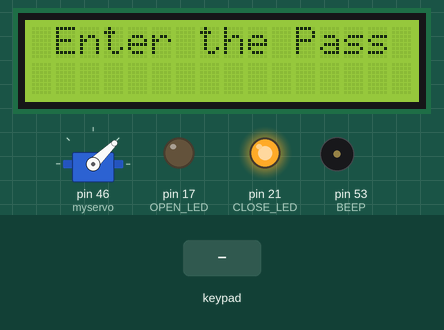
Recording of a sketch running on a simulated Arduino Mega 2560, built with avr-gcc and run on an emulated ATmega2560. Parts: servo, 16×2 character LCD, output pins drawn as LEDs (lit = HIGH), buzzer (waves = sounding). The inputs (shaded band) are chosen by the test bench. Pins used as bus, display or sensor lines are not drawn.

Above: at 1.2 s.
1.3 s: keypad keys 1 2 3 4 pressed 0.4 s apart
At 3.1 s:
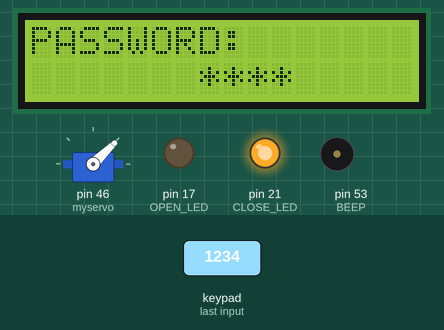
At 4.1 s:
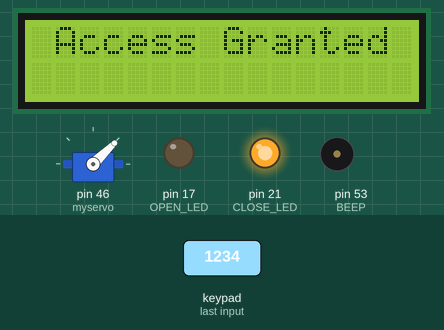
4.4 s: key '*' pressed
7.4 s: key '2' pressed
9.8 s: key '#' pressed
12.8 s: keypad keys 1 2 3 4 # pressed 0.4 s apart
At 16.65 s:
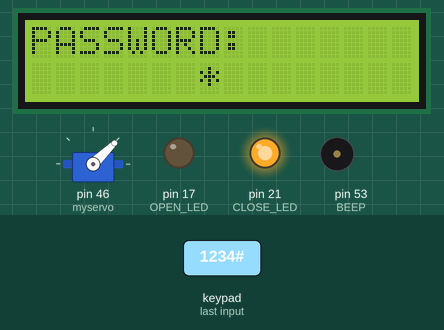
16.8 s: keypad keys 1 2 3 4 * pressed 0.4 s apart
At 20.0 s:
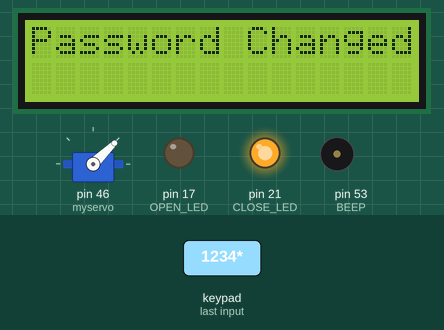
Timing chart, 0 to 21.3 s (numbered marks = the images above; inputs shaded):
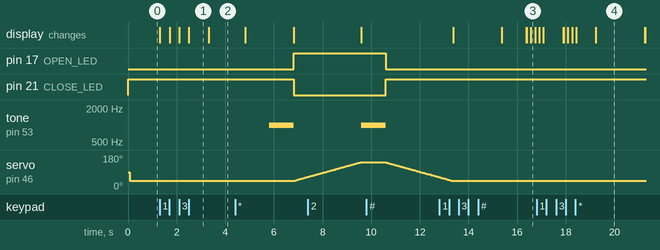

The sketch:

Safe.ino
```cpp
#include <Keypad.h>
#include <LiquidCrystal.h>
#include <Servo.h>

Servo myservo;

#define CLOSE_LED 21
#define OPEN_LED 17
#define BEEP 53

#define RS_PIN 12
#define EN_PIN 10
#define D4_PIN 5
#define D5_PIN 4
#define D6_PIN 3
#define D7_PIN 2

LiquidCrystal lcd(RS_PIN, EN_PIN, D4_PIN, D5_PIN, D6_PIN, D7_PIN);

const byte rows=4;
const byte cols=3;

char key[rows][cols]={
{'1','2','3'},
{'4','5','6'},
{'7','8','9'},
{'*','0','#'}
};
byte rowPins[rows]={32, 33, 34, 35};
byte colPins[cols]={24, 23, 22};

Keypad keypad= Keypad(makeKeymap(key),rowPins,colPins,rows,cols);

char password[] = {'1','2','3','4'};
boolean doorOpen = false;
long openTime = 0;
const int closeTime = 5;
int currentPos = 0;
int pos=0;
boolean changePass = false;
char code;

void setup(){
  Serial.begin(9600);

  pinMode(CLOSE_LED, OUTPUT);
  digitalWrite(CLOSE_LED, HIGH);
  pinMode(OPEN_LED, OUTPUT);
  digitalWrite(OPEN_LED, LOW);
  pinMode(BEEP, OUTPUT);
  digitalWrite(BEEP, LOW);

  pinMode(32, OUTPUT);
  digitalWrite(32, HIGH);
  pinMode(33, OUTPUT);
  digitalWrite(33, HIGH);
  pinMode(34, OUTPUT);
  digitalWrite(34, HIGH);
  pinMode(35, OUTPUT);
  digitalWrite(35, HIGH);

  pinMode(22, INPUT_PULLUP);
  pinMode(23, INPUT_PULLUP);
  pinMode(24, INPUT_PULLUP);

  myservo.attach(46);

  lcd.begin(16,2);
  lcd.clear();
  lcd.setCursor(0, 0);

  myservo.writeMicroseconds(1000);

  displayScreen();
}

void loop(){

  int l ;
  code = keypad.getKey();

  if(code != NO_KEY){

      if(code == '#'){
        changePass = true;
        code = NO_KEY;
        lcd.setCursor(0,0);
        lcd.println(" Enter old Pass ");

      } if(code == '*' && doorOpen){
          closeDoor();
          code = NO_KEY;

      } else if(!doorOpen && code != NO_KEY) {

        lcd.clear();
        lcd.setCursor(0,0);
        lcd.print("PASSWORD:");
        lcd.setCursor(7,1);
        lcd.print(" ");
        lcd.setCursor(7,1);

        for(l=0 ; l<=currentPos ; ++l){
          lcd.print("*");
        }


        if (code == password[currentPos]){
          ++currentPos;
          if(currentPos == 4){
            delay(800);

            if(changePass){
              changingPassword();
            } else {
              openDoor();
            }

            currentPos = 0;
          }

        } else {
          incorrectPass();
          currentPos = 0;
        }

      }
   }else if(doorOpen){

      long milli = millis() - openTime;

      if(milli <= closeTime*1000){
        lcd.setCursor(0,0);
        lcd.print("The Door Will be");
        lcd.setCursor(0,1);
        lcd.print("Closed in: ");
        lcd.print(closeTime - milli/1000);
        lcd.print(" sec");

      } else {
        closeDoor();
      }
   }

}

void incorrectPass()
{
  lcd.clear();
  lcd.setCursor(0,0);
  lcd.print("CODE INCORRECT!!");
  delay(2000);

  lcd.setCursor(0,0);
  lcd.print("    Try Again   ");
  delay(1000);

  displayScreen();
}

void changingPassword(){

  lcd.clear();
  lcd.setCursor(0,0);
  lcd.print("Enter New Pass: ");
  lcd.setCursor(0,1);
  lcd.print("      ");

  password[0] = keypad.waitForKey();
  lcd.print(password[0]);

  password[1] = keypad.waitForKey();
  lcd.print(password[1]);

  password[2] = keypad.waitForKey();
  lcd.print(password[2]);

  password[3] = keypad.waitForKey();
  lcd.print(password[3]);
  delay(800);

  lcd.clear();
  lcd.setCursor(0,0);
  lcd.print("Password Changed");
  delay(2000);

  changePass = false;
  displayScreen();
}

void displayScreen(){
  lcd.setCursor(0,0);
  lcd.println(" Enter the Pass ");
}

void openDoor()
{
  lcd.clear();
  lcd.setCursor(0,0);
  lcd.print(" Access Granted ");
  delay(1500);
  lcd.clear();
  lcd.print("    WELCOME!!   ");
  delay(1000);
  buzzer();

  lcd.clear();
  lcd.setCursor(0,0);
  lcd.print(" The Safe Door  ");
  lcd.setCursor(0,1);
  lcd.print("     Opens      ");

  digitalWrite(CLOSE_LED, LOW);
  digitalWrite(OPEN_LED, HIGH);

  for (pos = 0; pos <= 180; pos += 1) {
    int deg = map(pos, 0, 180, 1000, 2000);
    myservo.writeMicroseconds(deg);
    delay(15);
  }

  doorOpen = true;
  openTime = millis();
}

void closeDoor()
{
  doorOpen = false;

  lcd.clear();
  lcd.setCursor(0,0);
  lcd.print(" The Safe Door  ");
  lcd.setCursor(0,1);
  lcd.print("     Closes     ");

  buzzer();
  digitalWrite(CLOSE_LED, HIGH);
  digitalWrite(OPEN_LED, LOW);

  for (pos = 180; pos >= 0; pos -= 1) {
    int deg = map(pos, 0, 180, 1000, 2000);
    myservo.writeMicroseconds(deg);
    delay(15);
  }

  currentPos = 0;
  lcd.clear();
  displayScreen();
}

void buzzer(){
  tone(BEEP, 1000);
  delay(1000);
  noTone(BEEP);
}
```

Measured:
- after the input at 1.3 s, the display: first changes at once (image 1 shows a later state)
- after the input at 12.8 s, the display: first differs from a run without the input after 3.8 s (image 3)
- what the display in image 1 shows lasts 0.8 s, from 2.5 s to 3.3 s
